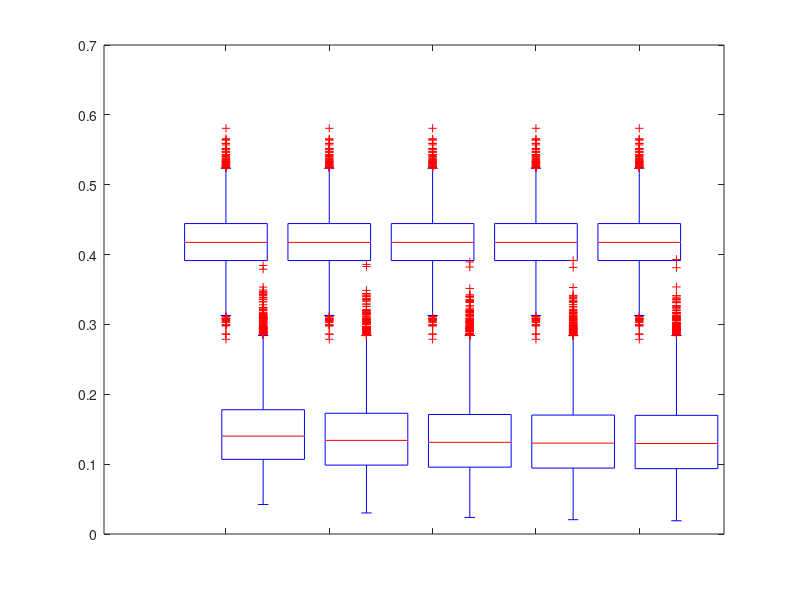

MATLAB code for this plot: (Note: this script raises an error after producing the figure.)

clear;clc;close all;
load data3;
c=real(cmds);w=real(wmds);g=real(gps);

Jan_O=g(:,1);Feb_O=g(:,2);Mar_O=g(:,3);Apr_O=g(:,4);May_O=g(:,5);
%Jun_O=g(:,6);Jul_O=g(:,7);Aug_0=g(:,8);
Temp_O = [Jan_O, Feb_O, Mar_O, Apr_O, May_O];
position_O = 1.18:1:5.18; 
% Define position for 12 Month_O boxplots 
box_O = boxplot(Temp_O,'colors','r','positions',position_O,'width',0.16,'sym',' ','whisker',1.5);hold on;
set(gca,'XTickLabel',{' '})  % Erase xlabels  
hold on  % Keep the Month_O boxplots on figure overlap the Month_S boxplots  

Jan_Z=w(:,1);Feb_Z=w(:,2);Mar_Z=w(:,3);Apr_Z=w(:,4);May_Z=w(:,5);
%Jun_Z=w(:,6);Jul_Z=w(:,7);Aug_Z=w(:,8);
Temp_Z = [Jan_Z, Feb_Z, Mar_Z, Apr_Z, May_Z];
position_Z = 1.54:1:5.54;  % Define position for 12 Month_S boxplots 
box_Z = boxplot(Temp_Z,'colors','b','positions',position_Z,'width',0.16,'sym',' ','whisker',1.5);  

Jan_S=c(:,1);Feb_S=c(:,2);Mar_S=c(:,3);Apr_S=c(:,4);May_S=c(:,5);
%Jun_S=c(:,6);Jul_S=c(:,7);Aug_S=c(:,8);
Temp_S = [Jan_S, Feb_S, Mar_S, Apr_S, May_S];
position_S = 1.36:1:5.36;  % Define position for 12 Month_S boxplots 
box_S = boxplot(Temp_S,'colors','g','positions',position_S,'width',0.16,'sym',' ','whisker',1.5);

% legend('MDS-MAP','MDS-MAP(P)','SMDS','SMDS(P)','GPS');
box_vars=findall(gca,'Tag','Box');
hLegend = legend(box_vars([15,1,10]), {'GPS','Classical MDS','Optimized MDS'});

xlabel('$k$','interpreter','latex','fontsize',16);% M
ylabel('Error (m)');
set(gca,'XLim',[0.8 6]);
set(gca,'YLim',[0 0.6]);
